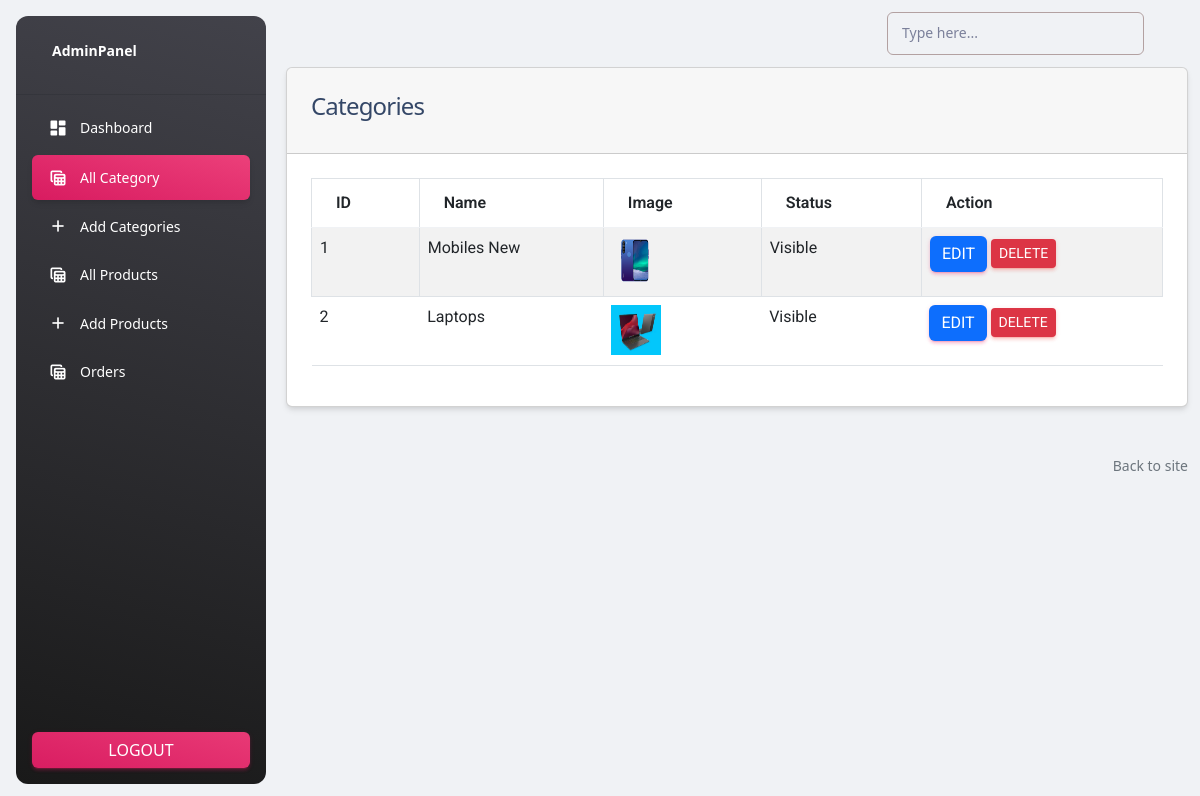
The page /admin/category.php (signed in) on the database its author committed.
### tables this page shows
CREATE TABLE `categories` (
  `id` int(11) NOT NULL,
  `name` varchar(191) NOT NULL,
  `slug` varchar(191) NOT NULL,
  `description` mediumtext DEFAULT NULL,
  `status` tinyint(4) NOT NULL DEFAULT 0,
  `popular` tinyint(4) NOT NULL DEFAULT 0,
  `image` varchar(191) NOT NULL,
  `meta_title` varchar(191) NOT NULL,
  `meta_description` mediumtext NOT NULL,
  `meta_keywords` mediumtext NOT NULL,
  `created_at` timestamp NOT NULL DEFAULT current_timestamp()
);

### functions/myfunctions.php (called while the page is built, shortened)
<?php
include('../config/dbcon.php');
function getAll($table)
{
    global $con;
    $query = "SELECT * FROM $table";
    return $query_run = mysqli_query($con, $query);
}
?>

### admin/category.php (the view, shortened to what this page needs)
<?php
include('includes/header.php');
?>
<div class="container">
  <div class="row">
    <div class="col-md-12">
        <div class="card">
          <div class="card-header">
            <h4>Categories</h4>
          </div>
          <div class="card-body" id="category_table">
            <table class="table table-bordered table-striped">
                 <thead>
                   <tr>
                     <th>ID</th>
                     <th>Name</th>
                     <th>Image</th>
                     <th>Status</th>
                     <th>Action</th>
                   </tr>
                 </thead>
                 <tbody>
                   <?php
                      $category = getAll("categories");
                      if(mysqli_num_rows($category) > 0)
                      {
                            foreach($category as $item)
                            {
                                  ?>
                                  <tr>
                                    <td> <?= $item['id']; ?></td>
                                    <td> <?= $item['name']; ?></td>
                                    <td>
                                      <img src="../uploads/<?= $item['image']; ?>" width="50px" height="50px" alt="<?= $item['name']; ?>">
                                    </td>
                                    <td>
                                      <?= $item['status'] == '0'? "Visible":"Hidden" ?>
                                    </td>
                                    <td>
                                      <a href="edit-category.php?id=<?= $item['id']; ?>" class="btn btn-primary">Edit  </a>
                                      <button type="button" class="btn btn-sm btn-danger delete_category_btn" value="<?= $item['id']; ?>">Delete</button>
                                    </td>
                                  </tr>
                                  <?php
                            }
                      }
                      else
                      {
                         echo "No records found";
                      }
                   ?>
                 </tbody>
            </table>
          </div>
        </div>
    </div>
  </div>
</div>
<?php include('includes/footer.php'); ?>

### rows shown on the page
categories: id "1", name "Mobiles New", image (picture), status "Visible"
categories: id "2", name "Laptops", image (picture), status "Visible"
